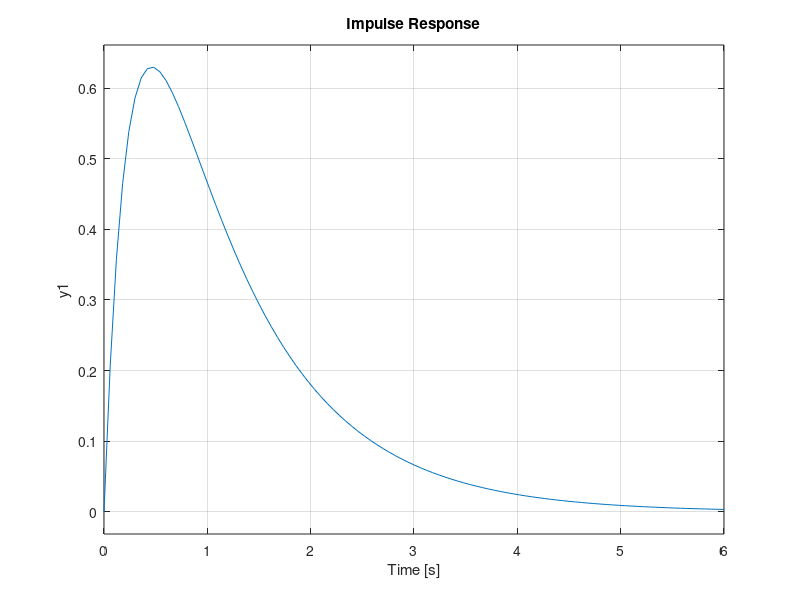
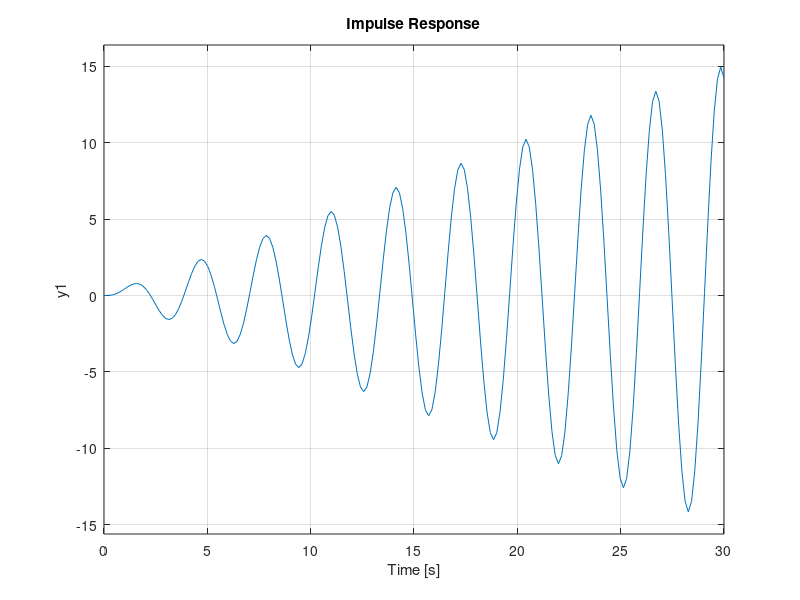

Source code (MATLAB) for these figures, in order:
close all
clear all
clc


num=4; den =[1 5 4];
H1 = tf (num , den);

disp('polii pentru H1: ' )
r=roots(den)
figure
subplot(211), step(H1), grid on

subplot(212), impulse(H1), grid on

num=4; den=conv([1 0 4], [1 0 4]);

H7 = tf(num, den);

disp('polii pentru H7: ')
r=roots(den)
figure
subplot(211), step(H7, 30), grid on
subplot(212), impulse(H7, 30), grid on